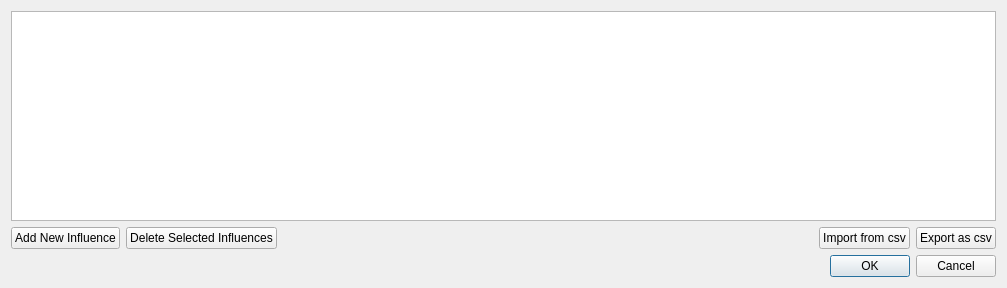
<?xml version="1.0" encoding="UTF-8"?>
<ui version="4.0">
 <class>Dialog</class>
 <widget class="QDialog" name="Dialog">
  <property name="geometry">
   <rect>
    <x>0</x>
    <y>0</y>
    <width>1007</width>
    <height>288</height>
   </rect>
  </property>
  <property name="windowTitle">
   <string>Manage Influences</string>
  </property>
  <layout class="QGridLayout" name="gridLayout">
   <item row="0" column="0">
    <widget class="QTableWidget" name="tblInfluences">
     <attribute name="horizontalHeaderDefaultSectionSize">
      <number>70</number>
     </attribute>
    </widget>
   </item>
   <item row="1" column="0">
    <layout class="QVBoxLayout" name="verticalLayout">
     <item>
      <layout class="QHBoxLayout" name="horizontalLayout">
       <item>
        <widget class="QPushButton" name="btnAddNewInfluence">
         <property name="text">
          <string>Add New Influence</string>
         </property>
        </widget>
       </item>
       <item>
        <widget class="QPushButton" name="btnDeleteSelectedInfluences">
         <property name="text">
          <string>Delete Selected Influences</string>
         </property>
        </widget>
       </item>
       <item>
        <spacer name="horizontalSpacer">
         <property name="orientation">
          <enum>Qt::Horizontal</enum>
         </property>
         <property name="sizeHint" stdset="0">
          <size>
           <width>40</width>
           <height>20</height>
          </size>
         </property>
        </spacer>
       </item>
       <item>
        <widget class="QPushButton" name="buttonImport">
         <property name="text">
          <string>Import from csv</string>
         </property>
        </widget>
       </item>
       <item>
        <widget class="QPushButton" name="buttonExport">
         <property name="text">
          <string>Export as csv</string>
         </property>
        </widget>
       </item>
      </layout>
     </item>
     <item>
      <layout class="QHBoxLayout" name="horizontalLayout_2">
       <item>
        <spacer name="horizontalSpacer_2">
         <property name="orientation">
          <enum>Qt::Horizontal</enum>
         </property>
         <property name="sizeHint" stdset="0">
          <size>
           <width>40</width>
           <height>20</height>
          </size>
         </property>
        </spacer>
       </item>
       <item>
        <widget class="QDialogButtonBox" name="buttonBox">
         <property name="standardButtons">
          <set>QDialogButtonBox::Cancel|QDialogButtonBox::Ok</set>
         </property>
        </widget>
       </item>
      </layout>
     </item>
    </layout>
   </item>
  </layout>
 </widget>
 <resources/>
 <connections>
  <connection>
   <sender>buttonBox</sender>
   <signal>accepted()</signal>
   <receiver>Dialog</receiver>
   <slot>accept()</slot>
   <hints>
    <hint type="sourcelabel">
     <x>749</x>
     <y>258</y>
    </hint>
    <hint type="destinationlabel">
     <x>503</x>
     <y>143</y>
    </hint>
   </hints>
  </connection>
  <connection>
   <sender>buttonBox</sender>
   <signal>rejected()</signal>
   <receiver>Dialog</receiver>
   <slot>reject()</slot>
   <hints>
    <hint type="sourcelabel">
     <x>749</x>
     <y>258</y>
    </hint>
    <hint type="destinationlabel">
     <x>503</x>
     <y>143</y>
    </hint>
   </hints>
  </connection>
 </connections>
</ui>
